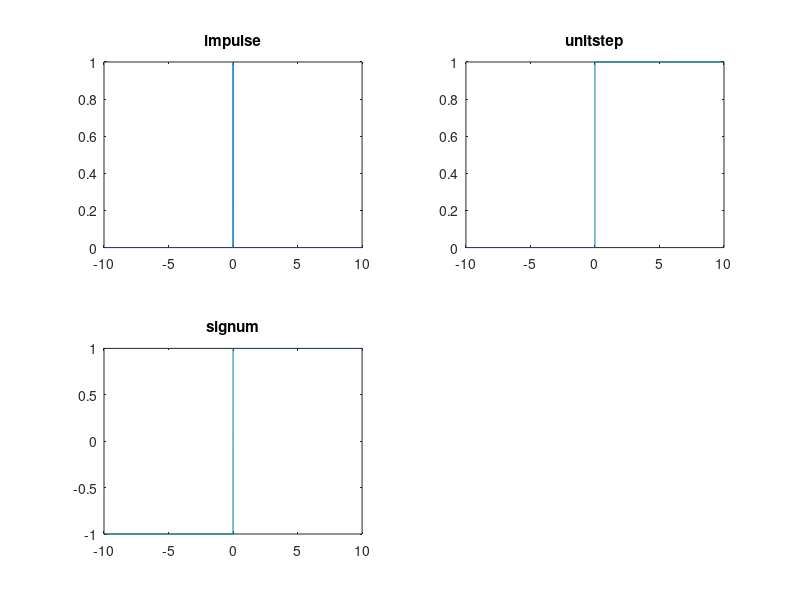

The MATLAB script that drew this image:
n=-10:0.001:10;
subplot(2,2,1)
impulse=n==0;
unitstep=n>=0;
plot (n,impulse)
title('impulse')
subplot(2,2,2)
plot(n,unitstep)
title('unitstep')
subplot(2,2,3)
r=sign(n);

plot(n,r)
title('signum')